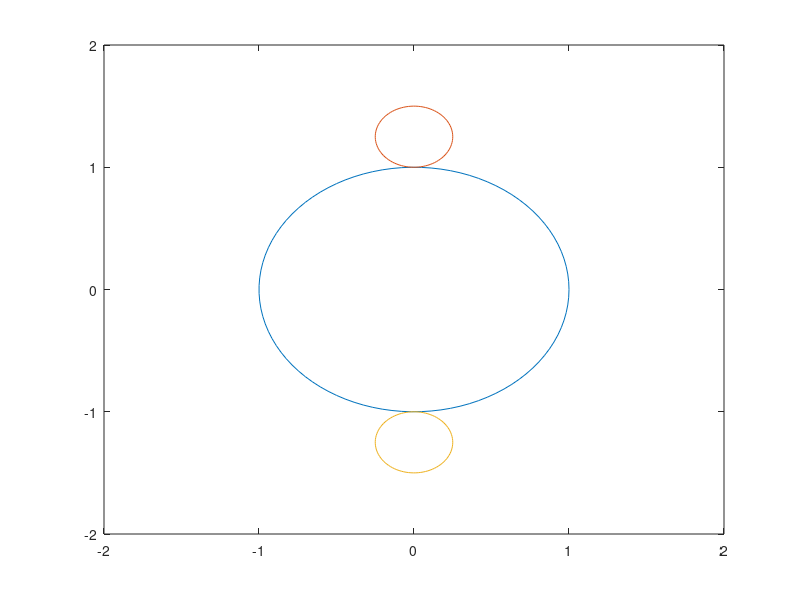

MATLAB code to generate this figure:
% plotting 2d batyah face

phi=linspace(0,2*pi,100);
plot(cos(phi),sin(phi));
hold on
disp('this is 1st branch.. work?')
plot(.25*cos(phi),1.25+.25*sin(phi))
plot(.25*cos(phi),-1.25-.25*sin(phi))
axis([-2 2 -2 2])